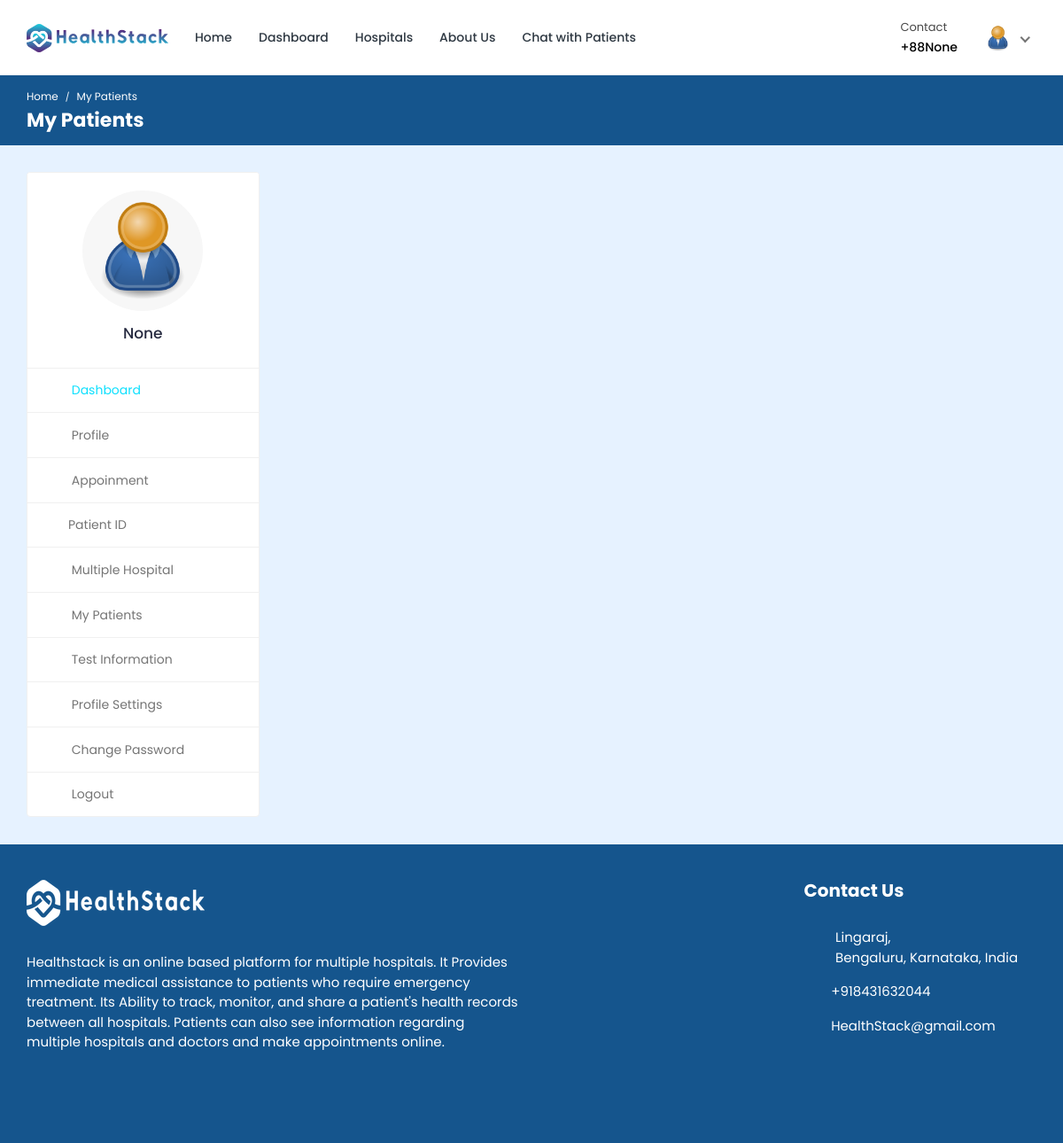
/doctor/my-patients/ (signed in), run on an earlier commit of the app's database.
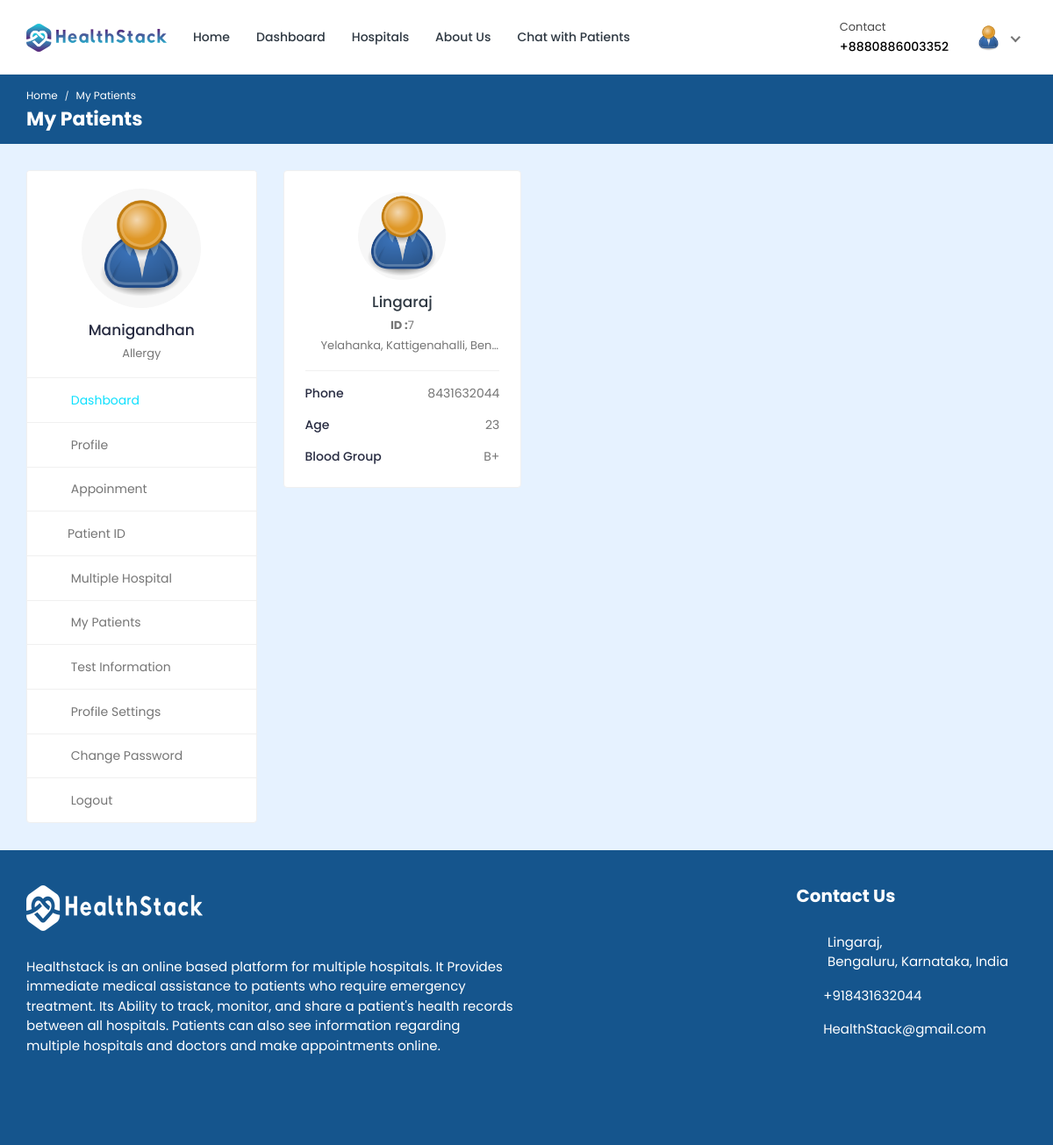
And on a later commit of the database.
### doctor/models.py (models this page shows, shortened)
class Doctor_Information(models.Model):
    DOCTOR_TYPE = (
        ('Cardiologists', 'Cardiologists'),
        ('Neurologists', 'Neurologists'),
        ('Pediatricians', 'Pediatricians'),
        ('Physiatrists', 'Physiatrists'),
        ('Dermatologists', 'Dermatologists'),
    )
    doctor_id = models.AutoField(primary_key=True)
    user = models.OneToOneField(User, on_delete=models.CASCADE, null=True, blank=True, related_name='profile')
    name = models.CharField(max_length=200, null=True, blank=True)
    username = models.CharField(max_length=200, null=True, blank=True)
    gender = models.CharField(max_length=200, null=True, blank=True)
    description = models.TextField(max_length=1000, null=True, blank=True)
    department = models.CharField(max_length=200, choices=DOCTOR_TYPE, null=True, blank=True)
    department_name = models.ForeignKey(hospital_department, on_delete=models.SET_NULL, null=True, blank=True)
    specialization = models.ForeignKey(specialization, on_delete=models.SET_NULL, null=True, blank=True)
    featured_image = models.ImageField(upload_to='doctors/', default='doctors/user-default.png', null=True, blank=True)
    certificate_image = models.ImageField(upload_to='doctors_certificate/', default='doctors_certificate/default.png', null=True, blank=True)
    email = models.EmailField(max_length=200, null=True, blank=True)
    phone_number = models.CharField(max_length=200, null=True, blank=True)
    nid = models.CharField(max_length=200, null=True, blank=True)
    visiting_hour = models.CharField(max_length=200, null=True, blank=True)
    consultation_fee = models.IntegerField(null=True, blank=True)
    report_fee = models.IntegerField(null=True, blank=True)
    dob = models.CharField(max_length=200, null=True, blank=True)
    institute = models.CharField(max_length=200, null=True, blank=True)
    degree = models.CharField(max_length=200, null=True, blank=True)
    completion_year = models.CharField(max_length=200, null=True, blank=True)
    work_place = models.CharField(max_length=200, null=True, blank=True)
    designation = models.CharField(max_length=200, null=True, blank=True)
    start_year = models.CharField(max_length=200, null=True, blank=True)
    end_year = models.CharField(max_length=200, null=True, blank=True)
    register_status =  models.CharField(max_length=200, null=True, blank=True)
    hospital_name = models.ForeignKey(Hospital_Information, on_delete=models.SET_NULL, null=True, blank=True)

class Appointment(models.Model):
    APPOINTMENT_TYPE = (
        ('report', 'report'),
        ('checkup', 'checkup'),
    )
    APPOINTMENT_STATUS = (
        ('pending', 'pending'),
        ('confirmed', 'confirmed'),
        ('cancelled', 'cancelled'),
    )
    id = models.AutoField(primary_key=True)
    date = models.DateField(null=True, blank=True)
    time = models.CharField(max_length=200, null=True, blank=True)
    doctor = models.ForeignKey(Doctor_Information, on_delete=models.CASCADE, null=True, blank=True)
    patient = models.ForeignKey(Patient, on_delete=models.CASCADE, null=True, blank=True)
    appointment_type = models.CharField(max_length=200, choices=APPOINTMENT_TYPE)
    appointment_status = models.CharField(max_length=200, choices=APPOINTMENT_STATUS)
    serial_number = models.CharField(max_length=200, null=True, blank=True)
    payment_status = models.CharField(max_length=200, null=True, blank=True, default='pending')
    transaction_id = models.CharField(max_length=255, null=True, blank=True)
    message = models.CharField(max_length=255, null=True, blank=True)

### hospital_admin/models.py (models this page shows, shortened)
class specialization(models.Model):
    specialization_id = models.AutoField(primary_key=True)
    specialization_name = models.CharField(max_length=200, null=True, blank=True)
    hospital = models.ForeignKey(Hospital_Information, on_delete=models.CASCADE, null=True, blank=True)

### hospital/models.py (models this page shows, shortened)
class Patient(models.Model):
    patient_id = models.AutoField(primary_key=True)
    user = models.OneToOneField(User, on_delete=models.CASCADE, null=True, blank=True, related_name='patient')
    name = models.CharField(max_length=200, null=True, blank=True)
    username = models.CharField(max_length=200, null=True, blank=True)
    age = models.IntegerField(null=True, blank=True)
    email = models.EmailField(max_length=200, null=True, blank=True)
    phone_number = models.IntegerField(null=True, blank=True)
    address = models.CharField(max_length=200, null=True, blank=True)
    featured_image = models.ImageField(upload_to='patients/', default='patients/user-default.png', null=True, blank=True)
    blood_group = models.CharField(max_length=200, null=True, blank=True)
    history = models.CharField(max_length=200, null=True, blank=True)
    dob = models.CharField(max_length=200, null=True, blank=True)
    nid = models.CharField(max_length=200, null=True, blank=True)
    serial_number = models.CharField(max_length=200, null=True, blank=True)
    login_status = models.CharField(max_length=200, null=True, blank=True, default="offline")

### doctor/views.py (the view)
# urls.py: path('my-patients/', views.my_patients, name='my-patients'),
@csrf_exempt
@login_required(login_url="doctor-login")
def my_patients(request):
    if request.user.is_doctor:
        doctor = Doctor_Information.objects.get(user=request.user)
        appointments = Appointment.objects.filter(doctor=doctor).filter(appointment_status='confirmed')
    else:
        redirect('doctor-logout')
    context = {'doctor': doctor, 'appointments': appointments}
    return render(request, 'my-patients.html', context)

### templates/my-patients.html (shortened to what this page needs)
{% load static %}
<!DOCTYPE html>
<html lang="en">
<head>
		<link rel="stylesheet" href="{% static 'HealthStack-System/css/Normal/bootstrap.min.css' %}">
		<link rel="stylesheet" href="{% static 'HealthStack-System/plugins/Normal/fontawesome/css/fontawesome.min.css' %}">
		<link rel="stylesheet" href="{% static 'HealthStack-System/plugins/Normal/fontawesome/css/all.min.css' %}">
		<link rel="stylesheet" href="{% static 'HealthStack-System/css/Normal/style.css' %}">
	</head>
	<body>
		<div class="main-wrapper">
			<header class="header">{% include 'doctor-navbar.html' %}</header>
			<div class="breadcrumb-bar">
				<div class="container-fluid">
					<div class="row align-items-center">
						<div class="col-md-12 col-12">
							<nav aria-label="breadcrumb" class="page-breadcrumb">
								<ol class="breadcrumb">
									<li class="breadcrumb-item"><a href="{% url 'doctor-dashboard' %}">Home</a></li>
									<li class="breadcrumb-item active" aria-current="page">My Patients</li>
								</ol>
							</nav>
							<h2 class="breadcrumb-title">My Patients</h2>
						</div>
					</div>
				</div>
			</div>
			<div class="content">
				<div class="container-fluid">
					<div class="row">
						<div class="col-md-5 col-lg-4 col-xl-3 theiaStickySidebar">
							<div>{% include 'doctor-sidebar.html' %}</div>
						</div>
						<div class="col-md-7 col-lg-8 col-xl-9">
							<div class="row row-grid">
								{% for appointment in appointments %}
								<div class="col-md-6 col-lg-4 col-xl-3">
									<div class="card widget-profile pat-widget-profile">
										<div class="card-body">
											<div class="pro-widget-content">
												<div class="profile-info-widget">
													<a href="{% url 'patient-profile' pk=appointment.patient.patient_id %}" class="booking-doc-img">
														<img src="{{appointment.patient.featured_image.url}}" alt="User Image">
													</a>
													<div class="profile-det-info">
														<h3><a href="{% url 'patient-profile' pk=appointment.patient.patient_id %}">{{appointment.patient.name}}</a></h3>
														<div class="patient-details">
															<h5><b>ID :</b>{{appointment.patient.patient_id}}</h5>
															<h5 class="mb-0"><i class="fas fa-map-marker-alt"></i>{{appointment.patient.address}}</h5>
														</div>
													</div>
												</div>
											</div>
											<div class="patient-info">
												<ul>
													<li>Phone <span>{{appointment.patient.phone_number}}</span></li>
													<li>Age <span>{{appointment.patient.age}}</span></li>
													<li>Blood Group <span>{{appointment.patient.blood_group}}</span></li>
												</ul>
											</div>
										</div>
									</div>
								</div>
								{% endfor %}
							</div>
						</div>
					</div>
				</div>
			</div>
			{% include 'footer.html' %}
		</div>
	</body>
</html>

### templates/doctor-navbar.html (shortened to what this page needs)
{% load static %}
<nav class="navbar navbar-expand-lg header-nav">
  <div class="navbar-header">
    <a href="{% url 'hospital_home'%}" class="navbar-brand logo">
      <img
        src="{% static 'HealthStack-System/images/Normal/logo.jpg' %}"
        class="img-fluid"
        alt="Logo"
      />
    </a>
  </div>
  <div class="main-menu-wrapper">
    <ul class="main-nav">
      <li>
        <a href="{% url 'hospital_home'%}">Home</a>
      </li>
      <li>
        <a href="{% url 'doctor-dashboard'%}">Dashboard</a>
      </li>
      <li><a href="{% url 'multiple-hospital' %}" style="text-decoration: none;">Hospitals</a></li>
      <li>
        <a href="{% url 'about-us'%}">About Us</a>
      </li>
      <li>
        <a href="{% url 'chat-home' pk=user.id %}">Chat with Patients</a>
      </li>
    </ul>
  </div>
  <ul class="nav header-navbar-rht">
    <li class="nav-item contact-item">
      <div class="header-contact-img">
        <i class="far fa-hospital"></i>
      </div>
      <div class="header-contact-detail">
        <p class="contact-header">Contact</p>
        <p class="contact-info-header">+88{{doctor.phone_number}}</p>
      </div>
    </li>
    <li class="nav-item dropdown has-arrow logged-item">
      <a href="#" class="dropdown-toggle nav-link" data-toggle="dropdown">
        <span class="user-img">
          <img
            class="rounded-circle"
            src="{{ doctor.featured_image.url }}"
            width="31"
            alt="Darren Elder"
          />
        </span>
      </a>
    </li>
  </ul>
</nav>

### templates/doctor-sidebar.html (shortened to what this page needs)
{% load static %}
<div class="profile-sidebar">
  <div class="widget-profile pro-widget-content">
    <div class="profile-info-widget">
      <a href="#" class="booking-doc-img">
        <img
          src="{{ doctor.featured_image.url }}"
          alt="User Image"
        />
      </a>
      <div class="profile-det-info">
        <h3>{{ doctor.name }}</h3>
        <div class="patient-details">
          <h5 class="mb-0">{{doctor.specialization.specialization_name}}</h5>
        </div>
      </div>
    </div>
  </div>
  <div class="dashboard-widget">
    <nav class="dashboard-menu sidebar">
      <ul>
        <li class="active">
          <a href="{% url 'doctor-dashboard' %}">
            <i class="fas fa-columns"></i>
            <span>Dashboard</span>
          </a>
        </li>
        <li>
        <a href="{% url 'doctor-profile' pk=doctor.doctor_id %}">
          <i class="fas fa-user"></i>
          <span>Profile</span>
        </a>
      </li>
        <li>
          <a href="{% url 'appointments'%}">
            <i class="fas fa-user-circle"></i>
            <span>Appoinment</span>
          </a>
        </li>
        <li class="nav-item has-submenu">
            <a href="#" class="nav-link"><i class="fas fa-search"></i><span>Patient ID</span></a>
        </li>
        <li>
          <a href="{% url 'multiple-hospital' %}">
            <i class="fas fa-hospital"></i>
            <span>Multiple Hospital</span>
          </a>
      </li>
        <li>
          <a href="{% url 'my-patients' %}">
            <i class="fas fa-user-injured"></i>
            <span>My Patients</span>
          </a>
        </li>
        <li>
          <a href="{% url 'doctor-test-list'%}" target="_blank">
            <i class="fas fa-hourglass-start"></i>
            <span>Test Information</span>
          </a>
        </li>
        <li>
          <a
            href="{% url 'doctor-profile-settings' %}"
          >
            <i class="fas fa-user-cog"></i>
            <span>Profile Settings</span>
          </a>
        </li>
        <li>
          <a href="{% url 'doctor-change-password' pk=user.id%}">
            <i class="fas fa-lock"></i>
            <span>Change Password</span>
          </a>
        </li>
        <li>
          <a href="{% url 'doctor-logout'%}">
            <i class="fas fa-sign-out-alt"></i>
            <span>Logout</span>
          </a>
        </li>
      </ul>
    </nav>
  </div>
</div>

### templates/footer.html
{% load static %}
<footer class="footer">
    <div class="footer-top">
      <div class="container-fluid">
        <div class="row">
          <div class="col-lg-6 col-md-6">
            <div class="footer-widget footer-about">
              <div class="footer-logo">
                <img
                  src="{% static 'HealthStack-System/images/Normal/footer_logo.png' %}"
                  alt="logo"
                />
              </div>
              <div class="footer-about-content">
                <p>
                  Healthstack is an online based platform for multiple hospitals. It Provides immediate medical assistance to patients who require emergency treatment. Its Ability to track, monitor, and share a patient's health records between all hospitals. Patients can also see information regarding multiple hospitals and doctors and make appointments online.
                </p>
                <br>
                <div class="social-icon">
                  <ul>
                    <li>
                      <a href="#" target="_blank"
                        ><i class="fab fa-facebook-f"></i>
                      </a>
                    </li>
                    <li>
                      <a href="#" target="_blank"
                        ><i class="fab fa-twitter"></i>
                      </a>
                    </li>
                    <li>
                      <a href="#" target="_blank"
                        ><i class="fab fa-linkedin-in"></i
                      ></a>
                    </li>
                    <li>
                      <a href="#" target="_blank"
                        ><i class="fab fa-instagram"></i
                      ></a>
                    </li>
                    <li>
                      <a href="#" target="_blank"
                        ><i class="fab fa-dribbble"></i>
                      </a>
                    </li>
                  </ul>
                </div>
              </div>
            </div>
          </div>
          <div class="col-lg-3 col-md-6">
          </div>
          <div class="col-lg-3 col-md-6">
            <div class="footer-widget footer-contact">
              <h2 class="footer-title">Contact Us</h2>
              <div class="footer-contact-info">
                <div class="footer-address">
                  <span><i class="fas fa-map-marker-alt"></i></span>
                  <p>
                    Lingaraj,<br />
                    Bengaluru, Karnataka, India
                  </p>
                </div>
                <p>
                  <i class="fas fa-phone-alt"></i>
                  +918431632044
                </p>
                <p class="mb-0">
                  <i class="fas fa-envelope"></i>
                  HealthStack@gmail.com
                </p>
              </div>
            </div>
          </div>
        </div>
      </div>
    </div>
  </footer>

What changed in the data, as far as the page shows it:
changed Doctor_Information: phone_number "None" → "80886003352"; name "None" → "Manigandhan"; specialization.specialization_name (not shown) → "Allergy"
added Appointment: patient.featured_image (placeholder picture), patient.name "Lingaraj", patient.patient_id "7", patient.address "Yelahanka, Kattigenahalli, Ben…", patient.phone_number "8431632044", patient.age "23", patient.blood_group "B+"
